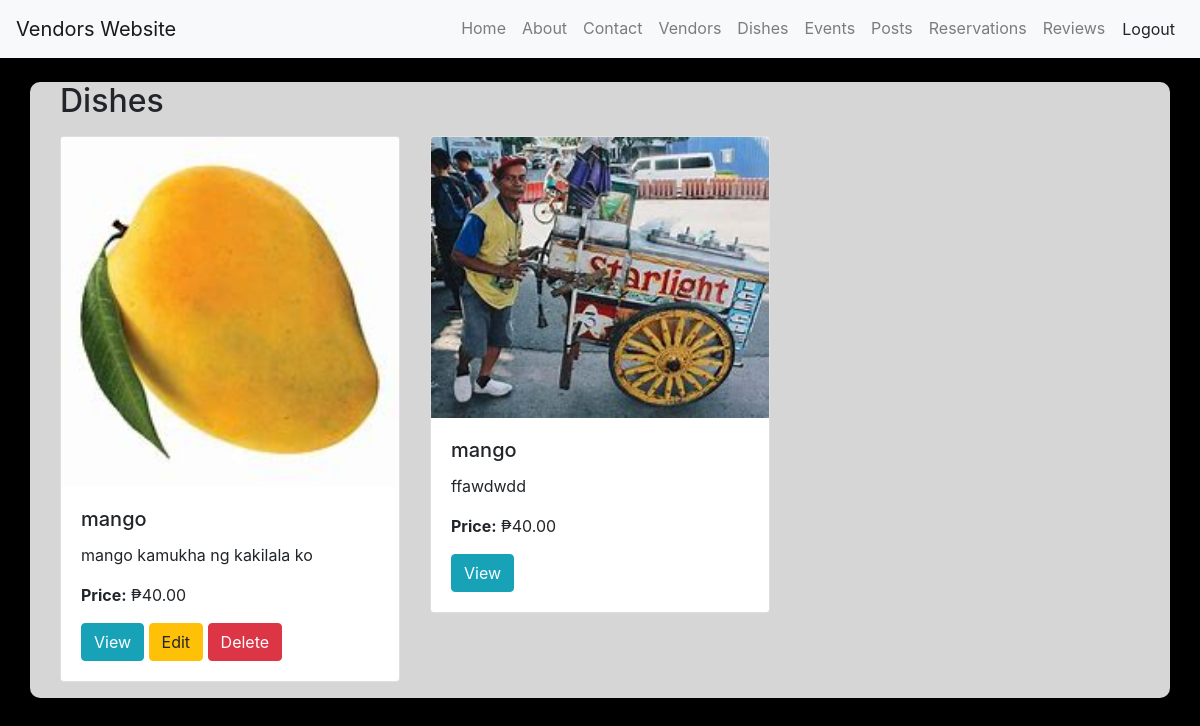
The page /dishes/ (signed in) on the database its author committed.
### app/models.py (models this page shows, shortened)
class Dish(models.Model):
    vendor = models.ForeignKey(Vendor, related_name='dishes', on_delete=models.CASCADE)
    name = models.CharField(max_length=255)
    description = models.TextField()
    price = models.DecimalField(max_digits=10, decimal_places=2)
    image = models.ImageField(upload_to='dishes/')

### app/views.py (the view)
# urls.py: path('dishes/', DishListView.as_view(), name='dish_list'),
class DishListView(ListView):
    model = Dish
    template_name = 'dish/dish_list.html'
    context_object_name = 'dishes'

### app/templates/dish/dish_list.html (shortened to what this page needs)
{% extends "app/base.html" %}
{% block content %}
<div class="container mt-4">
    <h2 class="mb-3">Dishes</h2>
    <div class="row">
        {% for dish in dishes %}
            <div class="col-md-4">
                <div class="card mb-3">
                    <img src="{{ dish.image.url }}" class="card-img-top" alt="{{ dish.name }}">
                    <div class="card-body">
                        <h5 class="card-title">{{ dish.name }}</h5>
                        <p class="card-text">{{ dish.description|truncatewords:15 }}</p>
                        <p><strong>Price:</strong> ₱{{ dish.price }}</p>
                        <a href="{% url 'dish_detail' dish.pk %}" class="btn btn-info">View</a>
                        {% if dish.vendor.user == request.user %}
                            <a href="{% url 'dish_update' dish.pk %}" class="btn btn-warning">Edit</a>
                            <a href="{% url 'dish_delete' dish.pk %}" class="btn btn-danger">Delete</a>
                        {% endif %}
                    </div>
                </div>
            </div>
        {% empty %}
            <p class="text-muted">No dishes available.</p>
        {% endfor %}
    </div>
</div>
{% endblock content %}

### static/css/base.css (style rules this page uses)
body { background-color: black; }
.container { background-color: #d6d6d6; border-radius: 10px; }

### rows shown on the page
Dish: image (picture), name "mango", description "mango kamukha ng kakilala ko", price "40.00", shows "Edit"
Dish: image (picture), name "mango", description "ffawdwdd", price "40.00"
